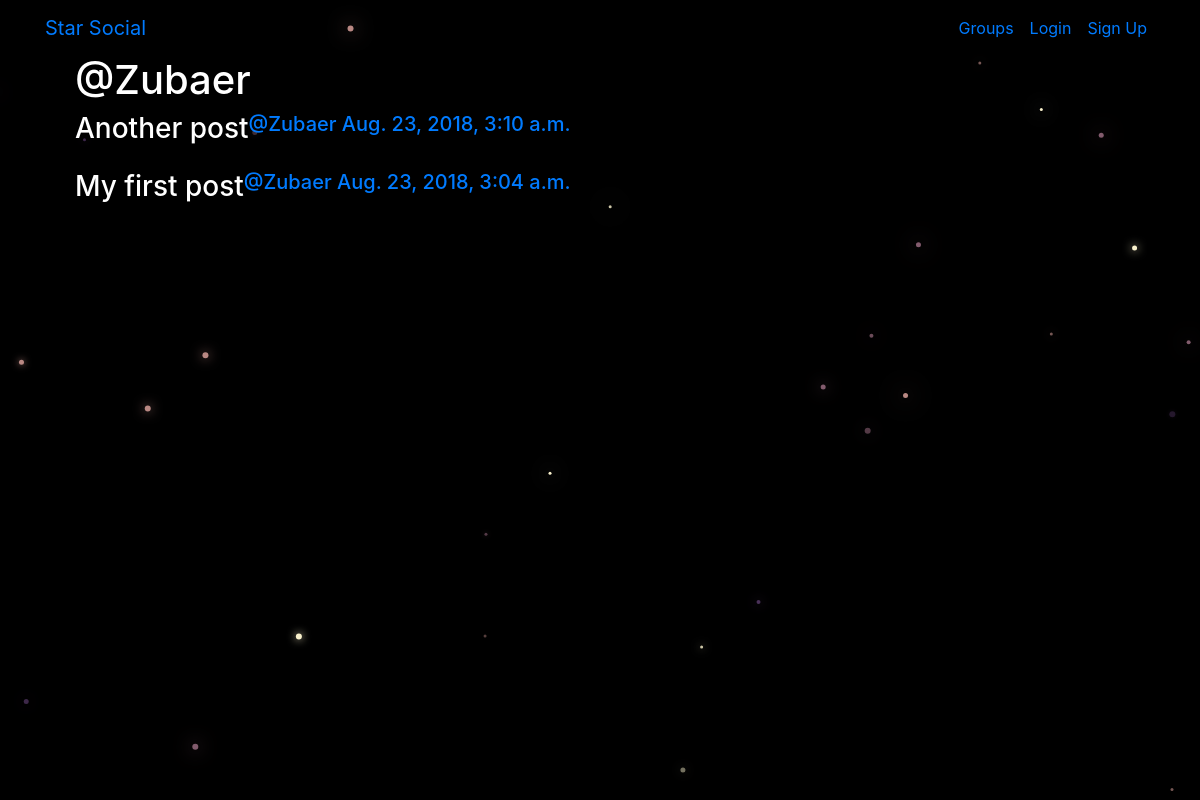
The app's page /posts/by/Zubaer with its own data.
### posts/models.py (models this page shows, shortened)
class Post(models.Model):
	user = models.ForeignKey(User,related_name='posts')
	created_at = models.DateTimeField(auto_now=True)
	message = models.TextField()
	message_html = models.TextField(editable=False)
	group = models.ForeignKey(Group,related_name='posts',null=True,blank=True)
	class Meta:
		ordering = ['-created_at']
		unique_together = ['user','message']

### posts/views.py (the view)
# urls.py: url(r'by/(?P<username>[-\w]+)',views.UserPosts.as_view(),name='for_user'),
class UserPosts(generic.ListView):
	model = models.Post
	template_name = 'posts/user_post_list.html'
	def get_queryset(self):
		try:
			self.post_user = User.objects.prefetch_related('posts').get(username__iexact=self.kwargs.get('username'))
		except User.DoesNotExist:
			raise Http404
		else:
			return self.post_user.posts.all()
	def get_context_data(self,**kwargs):
		context = super().get_context_data(**kwargs)
		context['post_user'] = self.post_user
		return context

### posts/templates/posts/user_post_list.html
{% extends "posts/post_base.html" %}
{% block prepost %}
    <div class="col-md-4">
		<h1>@{{post_user.username}}</h1>
    </div>
{% endblock prepost %}
{% block post_content %}
    <div class="col-md-8">
		{% for post in post_list %}
			{% include 'posts/_post.html' %}
		{% endfor %}
    </div>
{% endblock post_content %}

### posts/templates/posts/_post.html (shortened to what this page needs)
<div class="post media">
	<h3>{{post.message_html|safe}}</h3>
	<div class="media-body">
		<h5 class="media-heading">
			<span class="username">
				<a href="{% url 'posts:for_user' username=post.user.username %}">@{{post.user.username}}</a>
			</span>
			<time class="time">
				<a href="{% url 'posts:single' username=post.user.username pk=post.pk %}">{{post.created_at}}</a>
			</time>
		</h5>
	</div>
</div>

### static/simplesocial/css/master.css (style rules this page uses)
body { height: 100%; width: 100%; overflow: hidden; background-color: black; margin: 0; color: white; }

### records on screen
Post: message_html "Another post", user.username "Zubaer", created_at "Aug. 23, 2018, 3:10 a.m."
Post: message_html "My first post", user.username "Zubaer", created_at "Aug. 23, 2018, 3:04 a.m."

### other values on screen
{{ post_user.username }} "Zubaer"
